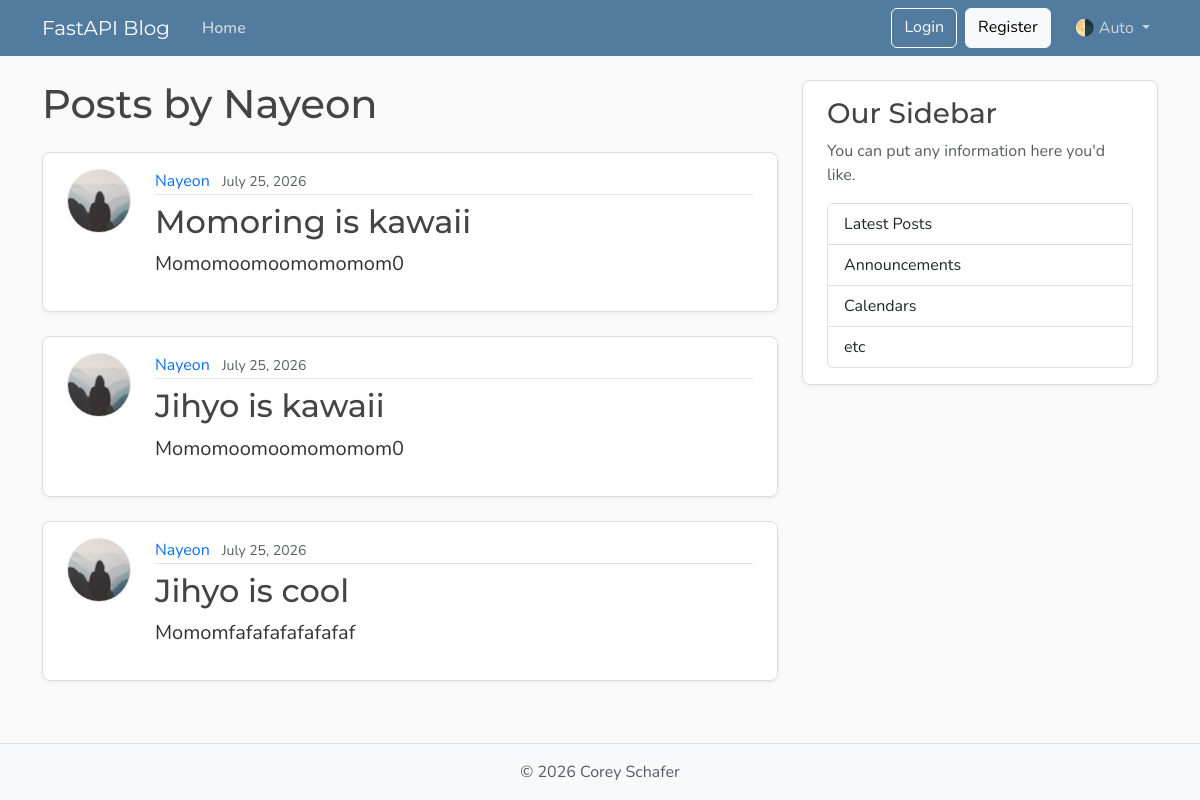
Screenshot of /users/2/posts with the database file from the repository.
### models.py (models this page shows, shortened)
class User(Base):
    __tablename__ = "users"
    id: Mapped[int] = mapped_column(Integer, primary_key=True, index=True)
    username: Mapped[str] = mapped_column(String(50), unique=True, nullable=False)
    email: Mapped[str] = mapped_column(String(120), unique=True, nullable=False)
    image_file: Mapped[str | None] = mapped_column(
        String(200),
        nullable=True,
        default=None,
    )
    posts: Mapped[list[Post]] = relationship(back_populates="author")

class Post(Base):
    __tablename__ = "posts"
    id: Mapped[int] = mapped_column(Integer, primary_key=True, index=True)
    title: Mapped[str] = mapped_column(String(100), nullable=False)
    content: Mapped[str] = mapped_column(Text, nullable=False)
    user_id: Mapped[int] = mapped_column(
        ForeignKey("users.id"),
        nullable=False,
        index=True,
    )
    date_posted: Mapped[datetime] = mapped_column(
        DateTime(timezone=True),
        default=lambda: datetime.now(UTC),
    )
    author: Mapped[User] = relationship(back_populates="posts")

### main.py (the view)
@app.get("/users/{user_id}/posts", include_in_schema=False, name="user_posts")
def user_posts_page(
    request: Request,
    user_id: int,
    db: Annotated[Session, Depends(get_db)],
):
    result = db.execute(select(models.User).where(models.User.id == user_id))
    user = result.scalars().first()
    if not user:
        raise HTTPException(
            status_code=status.HTTP_404_NOT_FOUND,
            detail="User not found",
        )
    result = db.execute(select(models.Post).where(models.Post.user_id == user_id))
    posts = result.scalars().all()
    return templates.TemplateResponse(
        request,
        "user_posts.html",
        {"posts": posts, "user": user, "title": f"{user.username}'s Posts"},
    )

### templates/user_posts.html
{% extends "layout.html" %}
{% block content %}
  <h1 class="mb-4">Posts by {{ user.username }}</h1>
  {% for post in posts %}
    <article class="content-section py-3 px-4 mb-4">
      <div class="d-flex align-items-start gap-4">
        <img class="rounded-circle article-img flex-shrink-0"
             src="{{ post.author.image_path }}"
             alt="{{ post.author.username }}'s profile picture"
             width="64"
             height="64"
             loading="lazy">
        <div class="flex-grow-1">
          <div class="article-metadata mb-2">
            <a class="me-2"
               href="{{ url_for('user_posts', user_id=post.author.id) }}">{{ post.author.username }}</a>
            <small class="text-body-secondary">{{ post.date_posted.strftime("%B %d, %Y") }}</small>
          </div>
          <h2>
            <a class="article-title"
               href="{{ url_for('post_page', post_id=post.id) }}">{{ post.title }}</a>
          </h2>
          <p class="article-content">{{ post.content }}</p>
        </div>
      </div>
    </article>
  {% else %}
    <p class="text-body-secondary">No posts by this user yet.</p>
  {% endfor %}
{% endblock content %}

### static/css/main.css (style rules this page uses)
:root { --font-heading: "Montserrat", system-ui, -apple-system, BlinkMacSystemFont, sans-serif; --font-body: "Nunito", system-ui, -apple-system, BlinkMacSystemFont, sans-serif; --color-bg-body: #fafafa; --color-bg-content: #ffffff; --color-text-primary: #333333; --color-text-heading: #444444; --color-steel: #527c9f; --color-nav-link: #cbd5db; --color-nav-link-hover: #ffffff; --color-link-hover: #428bca; --color-border: #dddddd; --color-border-light: #e3e3e3; --spacing-xl: 5rem; --article-img-size: 4rem; --account-img-size: 7.813rem; }
body { font-family: var(--font-body); background: var(--color-bg-body); color: var(--color-text-primary); }
h1, h2, h3, h4, h5, h6 { font-family: var(--font-heading); color: var(--color-text-heading); }
a { text-decoration: none; }
.content-section { background: var(--color-bg-content); border: 1px solid var(--color-border); border-radius: 0.5rem; box-shadow: 0 2px 4px rgba(15, 23, 42, 0.05); transition: box-shadow 0.15s ease, transform 0.15s ease, border-color 0.15s ease; }
.article-title { color: var(--color-text-heading); transition: color 0.2s ease-in-out; }
.article-content { white-space: pre-line; font-size: 1.25rem; }
.article-img { height: var(--article-img-size); width: var(--article-img-size); flex-shrink: 0; object-fit: cover; border: 1px solid var(--color-border-light); box-shadow: 0 0 0 2px var(--color-bg-content); }
.article-metadata { padding-bottom: 0.063rem; border-bottom: 1px solid var(--color-border-light); }
.article-metadata a { transition: color 0.2s ease-in-out; }

### rows the page displays
User: username "Nayeon"
Post: author.username "Nayeon", date_posted "July 25, 2026", title "Momoring is kawaii", content "Momomoomoomomomom0"
Post: author.username "Nayeon", date_posted "July 25, 2026", title "Jihyo is kawaii", content "Momomoomoomomomom0"
Post: author.username "Nayeon", date_posted "July 25, 2026", title "Jihyo is cool", content "Momomfafafafafafafaf"
